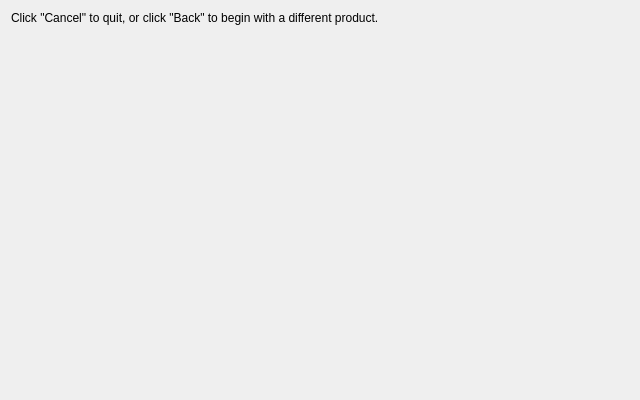
<?xml version="1.0" encoding="UTF-8"?>
<ui version="4.0">
 <class>TemplateDesignerPathPage</class>
 <widget class="QWidget" name="TemplateDesignerPathPage">
  <property name="geometry">
   <rect>
    <x>0</x>
    <y>0</y>
    <width>640</width>
    <height>400</height>
   </rect>
  </property>
  <property name="sizePolicy">
   <sizepolicy hsizetype="Minimum" vsizetype="Minimum">
    <horstretch>0</horstretch>
    <verstretch>0</verstretch>
   </sizepolicy>
  </property>
  <property name="minimumSize">
   <size>
    <width>640</width>
    <height>400</height>
   </size>
  </property>
  <property name="windowTitle">
   <string notr="true">Form</string>
  </property>
  <layout class="QVBoxLayout" name="verticalLayout">
   <property name="spacing">
    <number>18</number>
   </property>
   <item>
    <widget class="QLabel" name="label_2">
     <property name="text">
      <string>Click &quot;Cancel&quot; to quit, or click &quot;Back&quot; to begin with a different product.</string>
     </property>
     <property name="wordWrap">
      <bool>true</bool>
     </property>
    </widget>
   </item>
   <item>
    <spacer name="verticalSpacer">
     <property name="orientation">
      <enum>Qt::Vertical</enum>
     </property>
     <property name="sizeHint" stdset="0">
      <size>
       <width>20</width>
       <height>40</height>
      </size>
     </property>
    </spacer>
   </item>
  </layout>
 </widget>
 <resources/>
 <connections/>
</ui>
